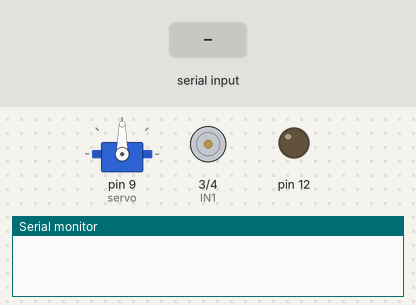
This sketch was run on a simulated Arduino Uno, built with avr-gcc and run on an emulated ATmega328P. Shown: servo, motor-driver pin pairs drawn as motors (green arrow = first pin HIGH = forward, orange = second pin HIGH = backward, longer = more drive, scaled by the enable pin), output pins drawn as LEDs (lit = HIGH), the last lines printed to the serial monitor. The inputs (shaded band) are chosen by the test bench.

Above: at 1.2 s.
1.3 s: "*bangtai=1#" received over Serial
2.8 s: "*den=1#" received over Serial
At 3.7 s:
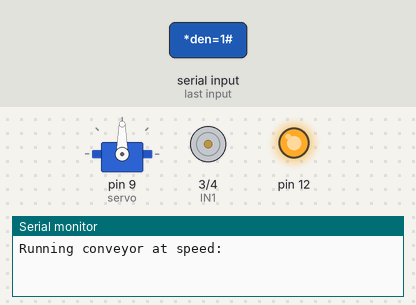
4.3 s: "*bangtai=0#" received over Serial
5.8 s: "*den=0#" received over Serial
At 7.0 s:
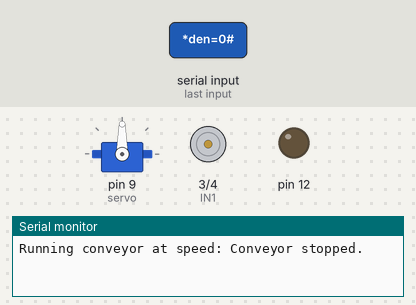
7.3 s: "*bangtai=190#" received over Serial
Timing chart, 0 to 9.8 s (numbered marks = the images above; inputs shaded):
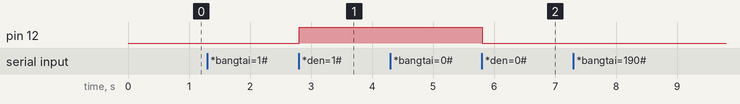

Measured:
- after the input at 2.8 s, pin 12: LOW → HIGH at once
- after the input at 5.8 s, pin 12: HIGH → LOW at once

The sketch:

demov1.ino
```cpp
#include <SimpleKalmanFilter.h>
#include <Servo.h>
#include <Wire.h>

// Định nghĩa chân kết nối
#define IN1 3
#define IN2 4
#define ENA 5
#define servo 9
const int trigPin = 6;
const int echoPin = 7;
// #define TRIG_PIN 6
// #define ECHO_PIN 7
// #define LED_PIN 12

// Biến toàn cục
long duration;
int distance;
//VL53L0X sensor; // Tạm thời không dùng cảm biến VL53L0X
SimpleKalmanFilter simpleKalmanFilter(2, 2, 0.1);
// Serial output refresh time
const long SERIAL_REFRESH_TIME = 100;
long refresh_time;
Servo myservo;

int motorSpeed = 0; // Tốc độ của băng tải, mặc định

void setup()
{
    pinMode(12, OUTPUT);
    digitalWrite(12, 0);
    Serial.begin(9600);
    myservo.attach(servo);

    // Cấu hình chân đầu vào/ra

    pinMode(IN1, OUTPUT);
    pinMode(IN2, OUTPUT);
    pinMode(ENA, OUTPUT);

    pinMode(trigPin, OUTPUT);
    pinMode(echoPin, INPUT);
    //Serial.begin(9600);
    /*
    // Khởi động sensor VL53L0X (Tạm thời vô hiệu hóa)
    Wire.begin();
    sensor.setTimeout(100);

    if (!sensor.init()) {
        Serial.println("Lỗi: Không tìm thấy cảm biến VL53L0X!");
        while (1);
    }

    sensor.startContinuous();
    */
}

void loop()
{
    // --- Đọc khoảng cách từ cảm biến HC-SR04 ---
    /*digitalWrite(trigPin, LOW);
    delayMicroseconds(2);
    digitalWrite(trigPin, HIGH);
    delayMicroseconds(10);
    digitalWrite(trigPin, LOW);

    duration = pulseIn(echoPin, HIGH);
    distance = duration * 0.01715; // Công thức chính xác hơn

    Serial.print("Distance: ");
    Serial.println(distance);
*/
    /*
    // --- Đọc khoảng cách từ VL53L0X (Tạm thời vô hiệu hóa) ---
    float real_value = sensor.readRangeContinuousMillimeters(); // Đọc giá trị từ VL53L0X
    float estimated_value = simpleKalmanFilter.updateEstimate(real_value);
    Serial.print("VL53L0X Distance: ");
    Serial.println(estimated_value);
    */

    // --- Điều khiển băng tải dựa trên khoảng cách đo được ---
    /*if (distance < 120 && distance > 50)
    {
        delay(2400);
        digitalWrite(IN1, 0); // Tắt băng tải
        digitalWrite(IN2, 0); // Tắt băng tải
        delay(2000);
        Serial.println("Capimage");
        delay(5000);
        digitalWrite(IN1, 1); // Bật băng tải
        digitalWrite(IN2, 0); // Bật băng tải
    }*/

    // --- Xử lý lệnh từ Serial ---
    if (Serial.available() > 0)
    {
        String x = Serial.readStringUntil('#');
        x.trim();
        String command = x.substring(1,6);
        //Serial.print(command);
        if (command == "speed") {
            String pwm = x.substring(7);
            analogWrite(ENA,pwm.toInt());
            Serial.print(pwm);
        }
        //int speed = Serial.parseInt();

        if (x == "*den=1") digitalWrite(12, 1); // Bật đèn
        if (x == "*den=0") digitalWrite(12, 0); // Tắt đèn

        if (x.startsWith("*bangtai=1")) {

          int speed = x.toInt();
          if (speed >=0 && speed <= 255){
            analogWrite(ENA,speed);
            digitalWrite(IN1, 1);
            digitalWrite(IN2, 0);
            Serial.print("Running conveyor at speed: "+ speed);
          } else {
            Serial.println("Invalid speed value. Please provide a value between 0 and 255.");
          }
        }
        else if (x.startsWith("*bangtai=0")) {
            digitalWrite(IN1, 0); // Tắt băng tải
            digitalWrite(IN2, 0);
            Serial.println("Conveyor stopped.");
        }

        if (x == "*mach=good") myservo.write(0);
        if (x == "*mach=bad") {
            myservo.write(90);
            delay(3000);
            myservo.write(0);
        }
    }
}
```
